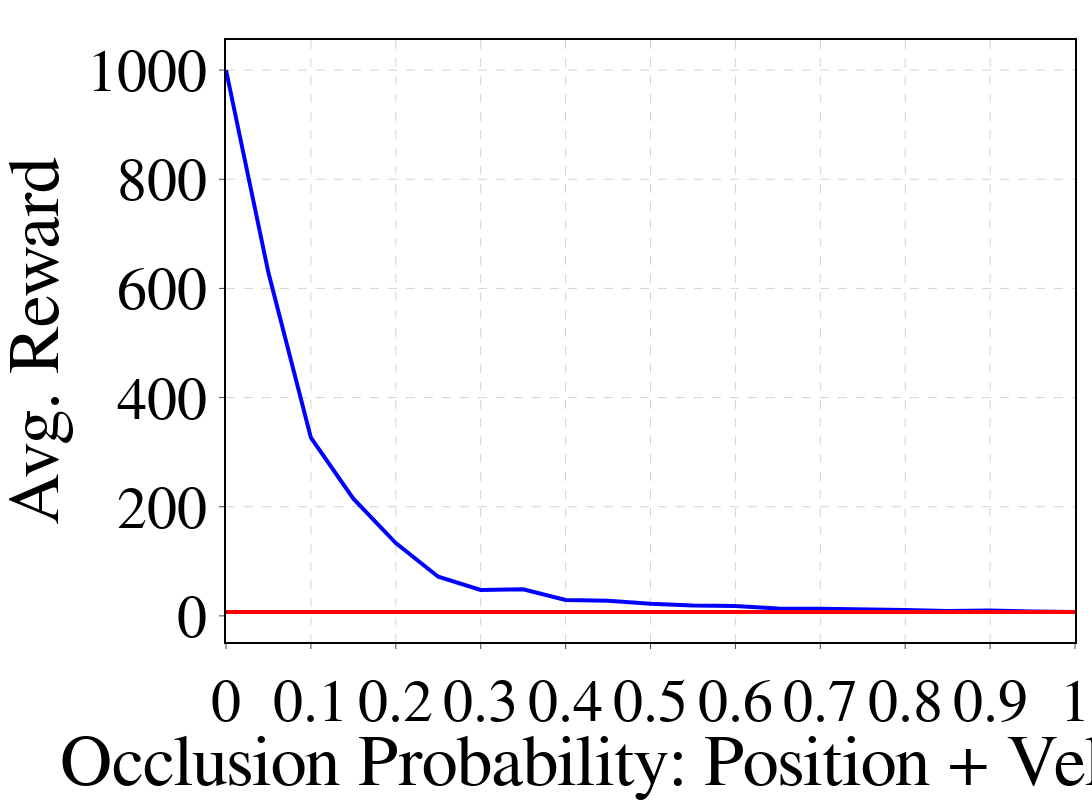

Here is the notebook cell this chart was saved with:
### Code cell
fig = go.Figure()

x = [x for x in dfsla.index]

# fig.add_trace(go.Scatter(
#     x=x, y=dftd3["avg. Reward"],
#     line_color='Green',
#     name='TD3',
#      line=dict(dash='dashdot', width=4)
# ))

# fig.add_trace(go.Scatter(
#     x=x, y=dftdpos["avg. Reward"],
#     line_color='Grey',
#     name='TD3-POS',
#      line=dict(dash='dashdot', width=4)
# ))

# fig.add_trace(go.Scatter(
#     x=x, y=dfno["avg. Reward"],
#     line_color='Maroon',
#     name='TD3-Internal',
#      line=dict(dash='dashdot', width=4)
# ))

fig.add_trace(go.Scatter(
    x=x, y=dfsla["avg. Reward"],
    line_color='Blue',
    name='SLA',
    line=dict(width=4)
))


fig.add_trace(go.Scatter(
    x=x, y=df1["avg. Reward"],
    line_color='Red',
    name='Layer 1',
    line=dict(width=4)
))

# fig.add_trace(go.Scatter(
#     x=x, y=df2["avg. Reward"],
#     line_color='Purple',
#     name='Layer 2',
#     line=dict(width=4)
# ))

# fig.add_trace(go.Scatter(
#     x=x, y=df3["avg. Reward"],
#     line_color='Black',
#     name='Layer 3',
#     line=dict(width=4)
# ))


fig.update_layout(width=1600, height=800,  
                  margin=dict(
        l=2,
        r=2,
        b=2,
        t=40,
        pad=0
    ), 
    #               title={
    #     'text': "Mountain Car Robustness",
    #     'y':1,
    #     'x':0.5,
    #     'xanchor': 'center',
    #     'yanchor': 'top'}
    # , 
                  yaxis_title="Avg. Reward", 
                  xaxis_title="Occlusion Probability: Position + Velocity", 
                   font_family="Times New Roman",
                title_font_family="Times New Roman",
                  font_color="black",
                  font_size=60,
                  legend=dict(
                        yanchor="bottom",
                        y=0.0,
                        xanchor="right",
                        x=1.4,
                    ), 
                  showlegend=False, plot_bgcolor = "white",
    xaxis = dict(
        tickmode = 'linear',
        tick0 = 0,
        dtick = 0.1,
        gridcolor="LightGrey",
        griddash="dash",
        mirror=True,
        ticks='outside',
        showline=True,
        linewidth=2,
        linecolor='black'
        
    ),  yaxis = dict(
        tickmode = 'linear',
        tick0 = 0,
        dtick = 200,
        gridcolor="LightGrey",
         griddash="dash",
                mirror=True,
        ticks='outside',
        showline=True,
        linewidth=2,
        linecolor='black',
        title_standoff=35,
    ))

### Figure 1 — Plotly figure (JSON) as saved in the notebook; plotly's stock layout.template omitted (floating-point values rounded to 4 significant figures)
{"data": [{"line": {"color": "Blue", "width": 4}, "name": "SLA", "type": "scatter", "x": [0, 0.05, 0.1, 0.15, 0.2, 0.25, 0.3, 0.35, 0.4, 0.45, 0.5, 0.55, 0.6, 0.65, 0.7, 0.75, 0.8, 0.85, 0.9, 0.95, 1], "y": [1000, 628.6, 326.5, 214.7, 133.4, 71.75, 47.61, 48.72, 29.01, 27.74, 22.34, 18.81, 18.04, 13.74, 13.01, 12.57, 10.96, 8.94, 9.94, 8.02, 7.29]}, {"line": {"color": "Red", "width": 4}, "name": "Layer 1", "type": "scatter", "x": [0, 0.05, 0.1, 0.15, 0.2, 0.25, 0.3, 0.35, 0.4, 0.45, 0.5, 0.55, 0.6, 0.65, 0.7, 0.75, 0.8, 0.85, 0.9, 0.95, 1], "y": [7.29, 7.29, 7.29, 7.29, 7.29, 7.29, 7.29, 7.29, 7.29, 7.29, 7.29, 7.29, 7.29, 7.29, 7.29, 7.29, 7.29, 7.29, 7.29, 7.29, 7.29]}], "layout": {"font": {"color": "black", "family": "Times New Roman", "size": 60}, "height": 800, "legend": {"x": 1.4, "xanchor": "right", "y": 0, "yanchor": "bottom"}, "margin": {"b": 2, "l": 2, "pad": 0, "r": 2, "t": 40}, "plot_bgcolor": "white", "showlegend": false, "title": {"font": {"family": "Times New Roman"}}, "width": 1600, "xaxis": {"autorange": true, "dtick": 0.1, "gridcolor": "LightGrey", "griddash": "dash", "linecolor": "black", "linewidth": 2, "mirror": true, "range": [0, 1], "showline": true, "tick0": 0, "tickmode": "linear", "ticks": "outside", "title": {"text": "Occlusion Probability: Position + Velocity"}, "type": "linear"}, "yaxis": {"autorange": true, "dtick": 200, "gridcolor": "LightGrey", "griddash": "dash", "linecolor": "black", "linewidth": 2, "mirror": true, "range": [-47.86, 1055.0], "showline": true, "tick0": 0, "tickmode": "linear", "ticks": "outside", "title": {"standoff": 35, "text": "Avg. Reward"}, "type": "linear"}}}
